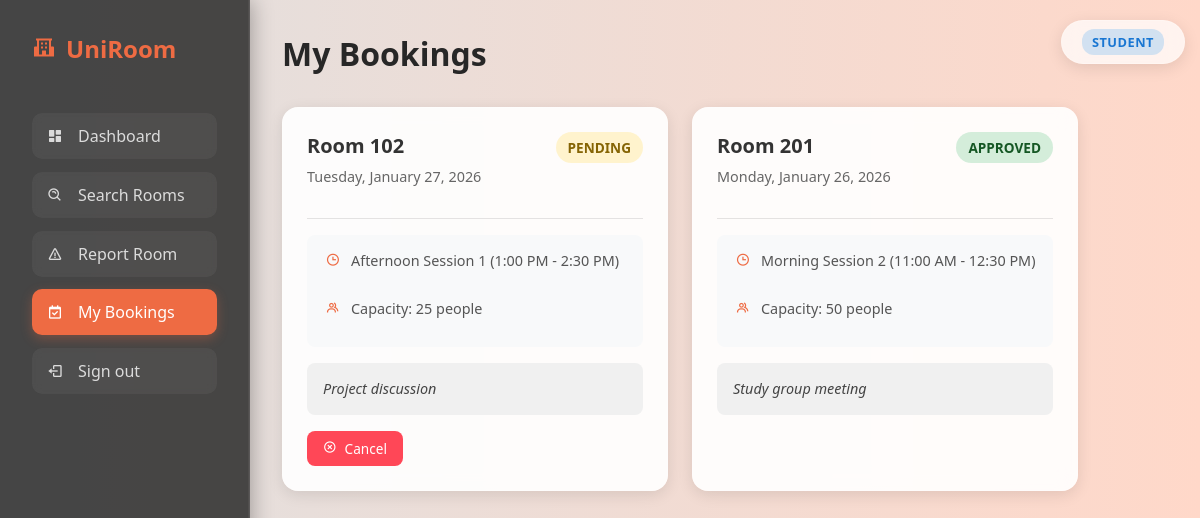
Page /pages/bookings.php on the committed database.
### tables this page shows
CREATE TABLE `bookings` (
  `id` int(11) NOT NULL,
  `user_id` int(11) NOT NULL,
  `room_id` int(11) NOT NULL,
  `slot_id` int(11) NOT NULL,
  `booking_date` date NOT NULL,
  `purpose` text DEFAULT NULL,
  `status` enum('pending','approved','rejected','cancelled') DEFAULT 'pending',
  `priority` int(11) DEFAULT 1,
  `created_at` timestamp NOT NULL DEFAULT current_timestamp()
);

CREATE TABLE `rooms` (
  `id` int(11) NOT NULL,
  `room_number` varchar(20) NOT NULL,
  `room_name` varchar(100) DEFAULT NULL,
  `capacity` int(11) NOT NULL,
  `building` varchar(50) DEFAULT NULL,
  `floor` varchar(20) DEFAULT NULL,
  `description` text DEFAULT NULL,
  `is_available` tinyint(1) DEFAULT 1,
  `created_at` timestamp NOT NULL DEFAULT current_timestamp()
);

CREATE TABLE `time_slots` (
  `id` int(11) NOT NULL,
  `slot_name` varchar(50) DEFAULT NULL,
  `start_time` time NOT NULL,
  `end_time` time NOT NULL
);

### pages/bookings.php (the view, shortened to what this page needs)
<?php
$userId = $_SESSION['user_id'] ?? 1;
$conn = getDBConnection();
$stmt = $conn->prepare("
    SELECT b.*, r.room_number, r.room_name, r.capacity,
           ts.slot_name, ts.start_time, ts.end_time
    FROM bookings b
    JOIN rooms r ON b.room_id = r.id
    JOIN time_slots ts ON b.slot_id = ts.id
    WHERE b.user_id = ?
    ORDER BY b.booking_date DESC, ts.start_time DESC
");
$stmt->bind_param("i", $userId);
$stmt->execute();
$result = $stmt->get_result();
$bookings = $result->fetch_all(MYSQLI_ASSOC);
?>
<!DOCTYPE html>
<html lang="en">
<head>
    <link rel="stylesheet" href="../css/style.css">
    <link href='https://unpkg.com/boxicons@2.1.4/css/boxicons.min.css' rel='stylesheet'>
</head>
<body>
    <nav class="sidebar">
        <div class="logo">
            <i class='bx bxs-school'></i>
            <span>UniRoom</span>
        </div>
        <ul class="nav-links">
            <li><a href="home.php"><i class='bx bxs-dashboard'></i> Dashboard</a></li>
            <li><a href="search.php"><i class='bx bx-search-alt'></i> Search Rooms</a></li>
            <li><a href="report_room.php"><i class='bx bx-error'></i> Report Room</a></li>
            <li><a href="bookings.php" class="active"><i class='bx bx-calendar-check'></i> My Bookings</a></li>
            <li style="margin-top: auto;"><a href="../logout.php"><i class='bx bx-log-out'></i> Sign out</a></li>
        </ul>
    </nav>
    <main class="main-content">
        <header>
            <h1>My Bookings</h1>
            <div class="user-badge">
                <span class="role-tag <?php echo $_SESSION['role'] ?? 'student'; ?>">
                    <?php echo ucfirst($_SESSION['role'] ?? 'Student'); ?>
                </span>
            </div>
        </header>
        <?php if (empty($bookings)): ?>
        <div class="no-bookings">
            <i class='bx bx-calendar-x'></i>
            <h3>No Bookings Found</h3>
            <p>You haven't made any bookings yet.</p>
            <a href="search.php" style="display: inline-block; margin-top: 1rem;
               background: var(--primary-color); color: white; padding: 10px 20px;
               border-radius: 8px; text-decoration: none;">
                <i class='bx bx-plus'></i> Book a Room
            </a>
        </div>
        <?php else: ?>
        <div class="bookings-grid">
            <?php foreach ($bookings as $booking):
                $isUpcoming = strtotime($booking['booking_date']) >= strtotime(date('Y-m-d'));
                $statusClass = 'status-' . $booking['status'];
            ?>
            <div class="booking-card">
                <div class="booking-header">
                    <div>
                        <div class="booking-room">Room <?php echo htmlspecialchars($booking['room_number']); ?></div>
                        <div class="booking-date"><?php echo date('l, F j, Y', strtotime($booking['booking_date'])); ?></div>
                    </div>
                    <div class="booking-status <?php echo $statusClass; ?>">
                        <?php echo ucfirst($booking['status']); ?>
                    </div>
                </div>
                <div class="booking-details">
                    <div class="detail-item">
                        <i class='bx bx-time'></i>
                        <span><?php echo htmlspecialchars($booking['slot_name']); ?> (<?php echo date('g:i A', strtotime($booking['start_time'])); ?> - <?php echo date('g:i A', strtotime($booking['end_time'])); ?>)</span>
                    </div>
                    <div class="detail-item">
                        <i class='bx bx-group'></i>
                        <span>Capacity: <?php echo $booking['capacity']; ?> people</span>
                    </div>
                </div>
                <div class="booking-purpose">
                    <?php echo htmlspecialchars($booking['purpose'] ?: 'No description provided.'); ?>
                </div>
                <div class="booking-actions">
                    <?php if (($booking['status'] === 'pending' || ($booking['status'] === 'approved' && $isUpcoming))): ?>
                    <form method="POST" style="display: inline;" onsubmit="return confirm('Are you sure you want to cancel this booking?');">
                        <button type="submit" class="action-btn cancel-btn">
                            <i class='bx bx-x-circle'></i> Cancel
                        </button>
                    </form>
                    <?php endif; ?>
                </div>
            </div>
            <?php endforeach; ?>
        </div>
        <?php endif; ?>
    </main>
</body>
</html>

### pages/bookings.php (style rules this page uses)
.bookings-grid { display: grid; grid-template-columns: repeat(auto-fill, minmax(320px, 1fr)); gap: 1.5rem; margin-top: 1.5rem; }
.booking-card { background: rgba(255,255,255,0.9); border-radius: 16px; padding: 1.5rem; box-shadow: 0 4px 15px rgba(0,0,0,0.1); }
.booking-header { display: flex; justify-content: space-between; align-items: flex-start; margin-bottom: 1rem; }
.booking-room { font-size: 1.25rem; font-weight: bold; color: #333; }
.booking-date { color: #666; font-size: 0.9rem; margin-top: 0.25rem; }
.booking-status { padding: 6px 12px; border-radius: 20px; font-size: 0.85rem; font-weight: 600; }
.status-pending { background: #fff3cd; color: #856404; }
.status-approved { background: #d4edda; color: #155724; }
.booking-details { display: flex; flex-wrap: wrap; gap: 1rem; margin: 1rem 0; padding: 1rem; background: #f8f9fa; border-radius: 8px; }
.detail-item { display: flex; align-items: center; gap: 0.5rem; font-size: 0.9rem; color: #555; }
.booking-purpose { padding: 1rem; background: #f0f0f0; border-radius: 8px; font-size: 0.9rem; color: #444; margin-bottom: 1rem; }
.booking-actions { display: flex; gap: 0.5rem; }
.action-btn { padding: 8px 16px; border: none; border-radius: 8px; cursor: pointer; font-size: 0.85rem; display: flex; align-items: center; gap: 0.5rem; }
.cancel-btn { background: #ff4757; color: white; }

### rows in the picture
bookings: room.room_number "102", booking_date "Tuesday, January 27, 2026", status "PENDING", slot.slot_name "Afternoon Session 1", slot.start_time "1:00 PM", slot.end_time "2:30 PM", room.capacity "25", purpose "Project discussion"
bookings: room.room_number "201", booking_date "Monday, January 26, 2026", status "APPROVED", slot.slot_name "Morning Session 2", slot.start_time "11:00 AM", slot.end_time "12:30 PM", room.capacity "50", purpose "Study group meeting"

### other values in the picture
$_SESSION['role'] "STUDENT"
